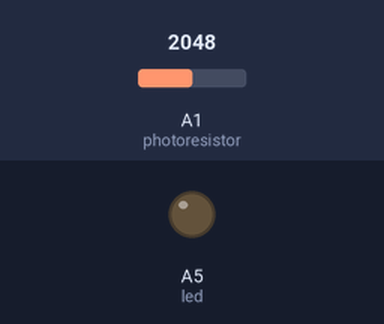
Bench run of a sketch on a simulated Particle Photon. Shown: output pins drawn as LEDs (lit = HIGH). The test bench sets the inputs (shaded band); at power-on: A1 (photoresistor) = 2048.

Above: at 5.8 s.
5.9 s: A1 (photoresistor) set to 262
11.9 s: A1 (photoresistor) set to 223
At 16.4 s:
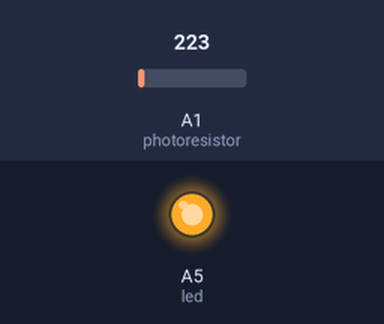
17.9 s: A1 (photoresistor) set to 290
At 20.9 s:
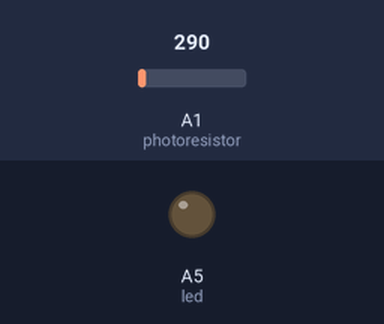
23.9 s: A1 (photoresistor) set to 210
At 25.5 s:
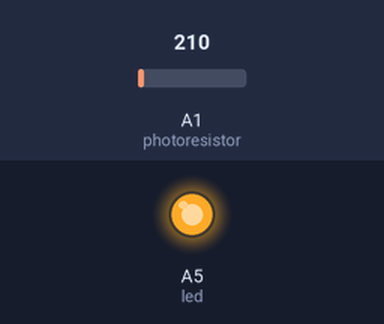
Timing chart, 0 to 27.0 s (numbered marks = the images above; inputs shaded):
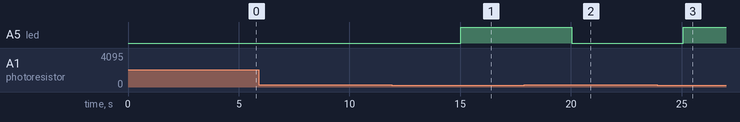

Measured:
- the behaviour switches between 250 and 249 on A1 (photoresistor) (found by bisection; images 0 and 1)
- after the input at 5.9 s, every drawn part: stays the same
- after the input at 11.9 s, A5 (led): LOW → HIGH after 3.1 s
- after the input at 17.9 s, A5 (led): HIGH → LOW after 2.1 s
- after the input at 23.9 s, A5 (led): LOW → HIGH after 1.2 s

The sketch:

sunshining.ino
```cpp
int led = A5;
int photoresistor = A1;
int analogValue;

bool Is_Shining;

void setup() {
  pinMode(led, OUTPUT);
  pinMode(photoresistor, INPUT);
  Is_Shining = false;
}


void loop() {
    analogValue = analogRead(photoresistor);
    if(analogValue > 250 && !Is_Shining)
    {
        digitalWrite(led, LOW);
        Particle.publish("Sunlight_lvl", "Sun_Shining");
        Is_Shining = true;
    }
    else if(analogValue < 250 && Is_Shining)
    {
        digitalWrite(led, HIGH);
        Particle.publish("Sunlight_lvl", "Sun_Not_Shining");
        Is_Shining = false;
    }
    delay(5000);
}
```
